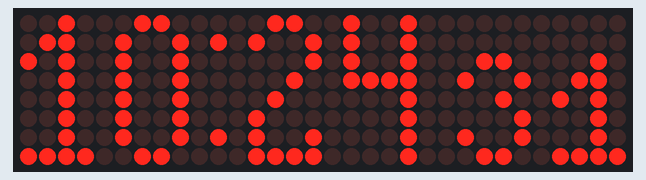
Bench run of a sketch on a simulated ESP8266 (Wemos D1 mini). Parts: 32×8 LED matrix. WiFi joins after 1.5 s; servers stay silent unless stated; network time is answered at once with the bench clock; the local clock reads 2024-03-15 10:24:30 at power-on unless the sketch sets it; what the sketch prints to the serial monitor is not drawn.

Above: at 1.6 s.
At 5.7 s:
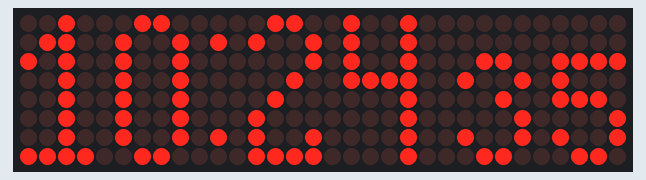
At 10.7 s:
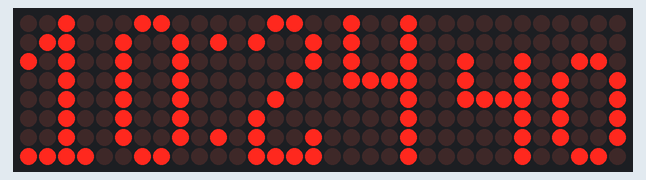
At 19.8 s:
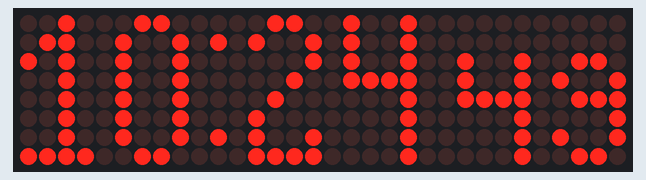
At 28.9 s:
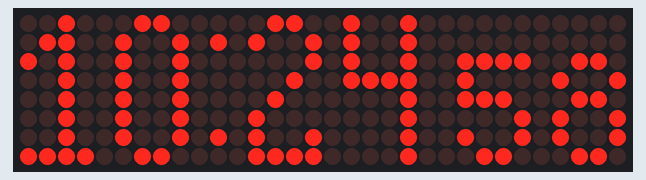
At 38.9 s:
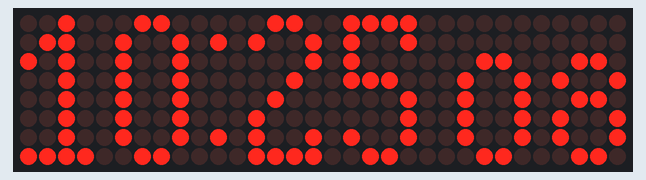

The sketch:

D1-MAX_matrix.ino
```cpp
#include "LedControl.h"
LedControl lc=LedControl(D4,D2,D3,4);//DIN,CLK,CS set for WEMOS D1 mini ESP8266
#include <ESP8266WiFi.h>
#include <NTPClient.h>
#include <WiFiUdp.h>
#include <time.h>
#include <SPI.h>
#define STASSID "YourWiFi"
#define STAPSK  "YourWiFiPassword"
const char* ssid     = STASSID;
const char* password = STAPSK;
WiFiUDP ntpUDP;
NTPClient timeClient(ntpUDP);
unsigned long delaytime=100;
String formattedDate,formattedTime,hhs,mms,sss;
String dayStamp;
String timeStamp;
int h1,h2,m1,m2,s1,s2;
unsigned long ssss,t,t0,dt,ep,days,secs,delta;
int yyyy,hh,mm,ss,yy,mo,dd;
float rr,ang,ang0,ang1,ang2;
int r,d,dddd,mmmm,i,s;
int m[12]={31,28,31,30,31,30,31,31,30,31,30,31};
char *mon[12] = {"Jan","Feb","Mar","Apr","May","Jun","Jul","Aug","Sep","Oct","Nov","Dec"};

void setup() {
  t = millis();
  Serial.begin(230400);
  Serial.println();
  Serial.print("Connecting to ");
  Serial.println(ssid);
  WiFi.mode(WIFI_STA);
  WiFi.begin(ssid, password);
  while (WiFi.status() != WL_CONNECTED) {
    delay(500);
    Serial.print(".");
  }
  Serial.println("");
  Serial.println("WiFi connected");
  Serial.println("IP address: ");
  Serial.println(WiFi.localIP());

// Initialize a NTPClient to get time
  timeClient.begin();
  // Set offset time in seconds to adjust for your timezone, for example:
  // GMT +1 = 3600
  // GMT +8 = 28800
  // GMT -1 = -3600
  // GMT 0 = 0
  timeClient.setTimeOffset(-18000);

  for(i=0;i<4;i++){
    lc.shutdown(i,false);
    lc.setIntensity(i,1);/* Set the brightness to a min*/
  }
  for(i=0;i<4;i++){  lc.clearDisplay(i);}
}
//
//lc.setRow(0,row,B10100000);
//lc.setColumn(0,col,B10100000);
//lc.setLed(address,row,col,false);
//
void loop() {
  // put your main code here, to run repeatedly:
  while(!timeClient.update()) {
    timeClient.forceUpdate();
  }
  // The formattedDate comes with the following format:
  // 2018-05-28T16:00:13Z
  // We need to extract date and time
  formattedTime = timeClient.getFormattedTime();
  Serial.print("Network clock: ");
  Serial.print(formattedTime);
  hhs = formattedTime.substring(0,2);
  mms = formattedTime.substring(3,5);
  sss = formattedTime.substring(6,8);
  s1 = sss[0] - '0';
  s2 = sss[1] - '0';
  m1 = mms[0] - '0';
  m2 = mms[1] - '0';
  h1 = hhs[0] - '0';
  h2 = hhs[1] - '0';
//  for(i=0;i<4;i++){  lc.clearDisplay(i);}
  digit(h1,31);
  digit(h2,26);
  digit(m1,19);
  digit(m2,14);
  migit(s1, 8);
  migit(s2, 3);
  lc.setColumn(2,2,B01000010);
  t0 = millis();
  Serial.print(" delta:");
  Serial.println(t0-t);
  delay(960);//adjust to make delta 1000 while running
  t = t0;
}

/*
void one(int column){//0 to 63
  int row,col,adr;

  adr = int(column/8);
  col = column % 8;
  if(col>=2){
    lc.setColumn(adr,9-col,B00000001);
    lc.setColumn(adr,8-col,B11111111);
    lc.setColumn(adr,7-col,B01000001);
  }
  if(col==1){
    lc.setColumn(adr-1,0,B00000001);
    lc.setColumn(adr  ,7,B11111111);
    lc.setColumn(adr  ,6,B01000001);
  }
  if(col==0){
    lc.setColumn(adr-1,1,B00000001);
    lc.setColumn(adr-1,0,B11111111);
    lc.setColumn(adr  ,7,B01000001);
  }

}
int j=31;
/**/
//6 rows numbers
void migit(int num, int column){
  int c0,c1,c2,c3,a0,a1,a2,a3,adr,col;
  adr = int(column/8);
  col = column % 8;

  switch(col){
  case 3: case 4: case 5: case 6: case 7:
    a0 = adr;
    a1 = adr;
    a2 = adr;
    a3 = adr;
    c3 = 7-col;
    c2 = 8-col;
    c1 = 9-col;
    c0 =10-col;
    break;
  case 2:
    a0 = adr-1;
    a1 = adr;
    a2 = adr;
    a3 = adr;
    c3 = 5;
    c2 = 6;
    c1 = 7;
    c0 = 0;
    break;
  case 1:
    a0 = adr-1;
    a1 = adr-1;
    a2 = adr;
    a3 = adr;
    c3 = 6;
    c2 = 7;
    c1 = 0;
    c0 = 1;
    break;
  case 0:
    a0 = adr-1;
    a1 = adr-1;
    a2 = adr-1;
    a3 = adr;
    c3 = 7;
    c2 = 0;
    c1 = 1;
    c0 = 2;
    break;
  default:
    break;
  }
  switch(num){
    case 0:
      lc.setColumn(a0,c0,B00011110);
      lc.setColumn(a1,c1,B00100001);
      lc.setColumn(a2,c2,B00100001);
      lc.setColumn(a3,c3,B00011110);
      break;
    case 1:
      lc.setColumn(a0,c0,B00000001);
      lc.setColumn(a1,c1,B00111111);
      lc.setColumn(a2,c2,B00010001);
      lc.setColumn(a3,c3,B00001001);
      break;
    case 2:
      lc.setColumn(a0,c0,B00011001);
      lc.setColumn(a1,c1,B00100101);
      lc.setColumn(a2,c2,B00100101);
      lc.setColumn(a3,c3,B00010011);
      break;
    case 3:
      lc.setColumn(a0,c0,B00010110);
      lc.setColumn(a1,c1,B00101001);
      lc.setColumn(a2,c2,B00100001);
      lc.setColumn(a3,c3,B00010010);
      break;
    case 4:
      lc.setColumn(a0,c0,B00111111);
      lc.setColumn(a1,c1,B00001000);
      lc.setColumn(a2,c2,B00001000);
      lc.setColumn(a3,c3,B00111000);
      break;
    case 5:
      lc.setColumn(a0,c0,B00100110);
      lc.setColumn(a1,c1,B00101001);
      lc.setColumn(a2,c2,B00101001);
      lc.setColumn(a3,c3,B00111010);
      break;
    case 6:
      lc.setColumn(a0,c0,B00100110);
      lc.setColumn(a1,c1,B00101001);
      lc.setColumn(a2,c2,B00101001);
      lc.setColumn(a3,c3,B00011110);
      break;
    case 7:
      lc.setColumn(a0,c0,B00110000);
      lc.setColumn(a1,c1,B00101000);
      lc.setColumn(a2,c2,B00100111);
      lc.setColumn(a3,c3,B00100000);
      break;
    case 8:
      lc.setColumn(a0,c0,B00010110);
      lc.setColumn(a1,c1,B00101001);
      lc.setColumn(a2,c2,B00101001);
      lc.setColumn(a3,c3,B00010110);
      break;
    case 9:
      lc.setColumn(a0,c0,B00011110);
      lc.setColumn(a1,c1,B00101001);
      lc.setColumn(a2,c2,B00101001);
      lc.setColumn(a3,c3,B00010010);
      break;
    default:
      break;
  }
}

//8 rows numbers
void digit(int num, int column){
  int c0,c1,c2,c3,a0,a1,a2,a3,adr,col;
  adr = int(column/8);
  col = column % 8;
  switch(col){
  case 3: case 4: case 5: case 6: case 7:
    a0 = adr;
    a1 = adr;
    a2 = adr;
    a3 = adr;
    c3 = 7-col;
    c2 = 8-col;
    c1 = 9-col;
    c0 =10-col;
    break;
  case 2:
    a0 = adr-1;
    a1 = adr;
    a2 = adr;
    a3 = adr;
    c3 = 5;
    c2 = 6;
    c1 = 7;
    c0 = 0;
    break;
  case 1:
    a0 = adr-1;
    a1 = adr-1;
    a2 = adr;
    a3 = adr;
    c3 = 6;
    c2 = 7;
    c1 = 0;
    c0 = 1;
    break;
  case 0:
    a0 = adr-1;
    a1 = adr-1;
    a2 = adr-1;
    a3 = adr;
    c3 = 7;
    c2 = 0;
    c1 = 1;
    c0 = 2;
    break;
  default:
    break;
  }

  switch(num){
    case 0:
      lc.setColumn(a0,c0,B01111110);
      lc.setColumn(a1,c1,B10000001);
      lc.setColumn(a2,c2,B10000001);
      lc.setColumn(a3,c3,B01111110);
      break;
    case 1:
      lc.setColumn(a0,c0,B00000001);
      lc.setColumn(a1,c1,B11111111);
      lc.setColumn(a2,c2,B01000001);
      lc.setColumn(a3,c3,B00100001);
      break;
    case 2:
      lc.setColumn(a0,c0,B01100011);
      lc.setColumn(a1,c1,B10010001);
      lc.setColumn(a2,c2,B10001001);
      lc.setColumn(a3,c3,B01000111);
      break;
    case 3:
      lc.setColumn(a0,c0,B01101110);
      lc.setColumn(a1,c1,B10010001);
      lc.setColumn(a2,c2,B10010001);
      lc.setColumn(a3,c3,B01000010);
      break;
    case 4:
      lc.setColumn(a0,c0,B11111111);
      lc.setColumn(a1,c1,B00010000);
      lc.setColumn(a2,c2,B00010000);
      lc.setColumn(a3,c3,B11110000);
      break;
    case 5:
      lc.setColumn(a0,c0,B11001110);
      lc.setColumn(a1,c1,B10010001);
      lc.setColumn(a2,c2,B10010001);
      lc.setColumn(a3,c3,B11110010);
      break;
    case 6:
      lc.setColumn(a0,c0,B01001110);
      lc.setColumn(a1,c1,B10010001);
      lc.setColumn(a2,c2,B10010001);
      lc.setColumn(a3,c3,B01111110);
      break;
    case 7:
      lc.setColumn(a0,c0,B11100000);
      lc.setColumn(a1,c1,B10010000);
      lc.setColumn(a2,c2,B10001111);
      lc.setColumn(a3,c3,B11000000);
      break;
    case 8:
      lc.setColumn(a0,c0,B01101110);
      lc.setColumn(a1,c1,B10010001);
      lc.setColumn(a2,c2,B10010001);
      lc.setColumn(a3,c3,B01101110);
      break;
    case 9:
      lc.setColumn(a0,c0,B01111110);
      lc.setColumn(a1,c1,B10010001);
      lc.setColumn(a2,c2,B10010001);
      lc.setColumn(a3,c3,B01100010);
      break;
    default:
      break;
  }
}
```

Measured:
- what the display in image 0 shows lasts 1.0 s, from 1.6 s to 2.6 s
